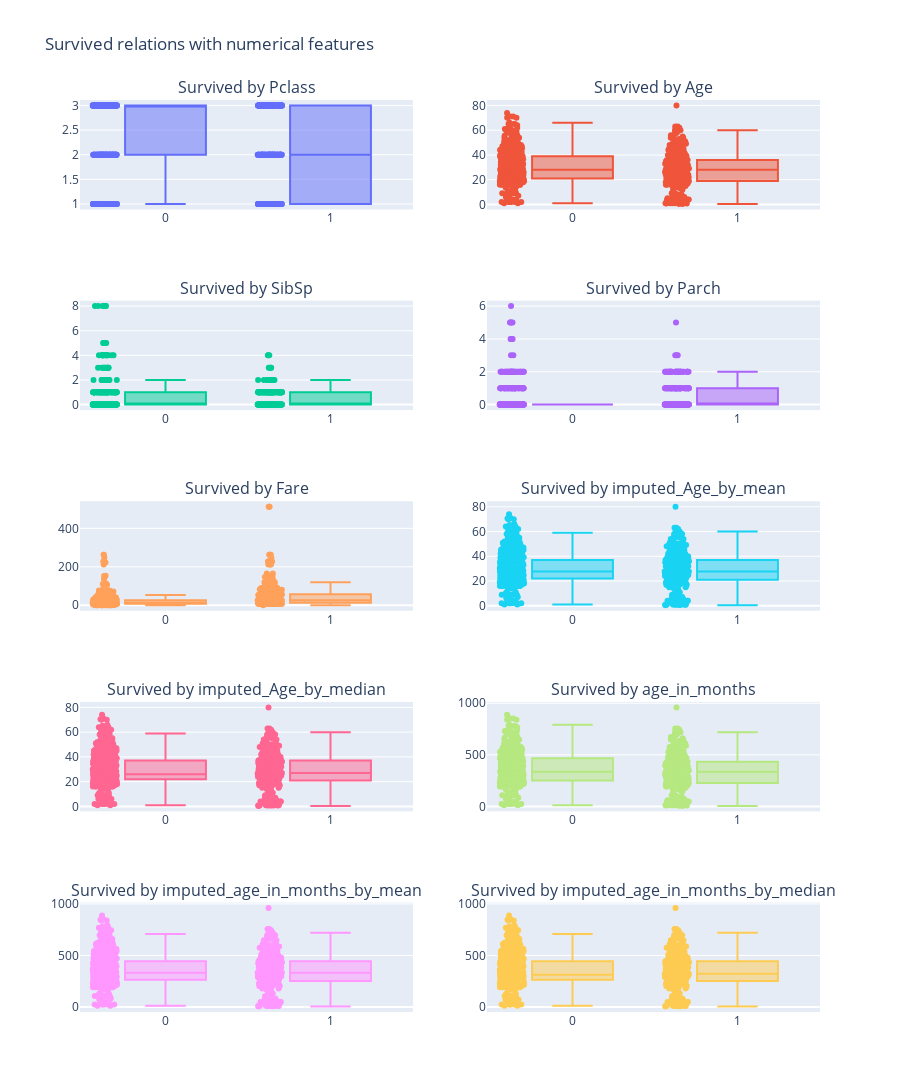

Notebook code for this chart:
### Markdown cell above
### Relations between survived and numercial columns
Pclass, Sibsp, Parch and Fare seems to have relation with the Survived categorization, while Age just in the extreme cases.

### Code cell
fig = make_subplots(
    rows = int(len(train_set.dtypes[(train_set.dtypes =='int64')|(train_set.dtypes =='float64')])/2) - 1, cols=2,
    subplot_titles = ["Survived by "+col for col in train_set.dtypes[(train_set.dtypes =='int64')|(train_set.dtypes =='float64')].index if col not in ['PassengerId', 'Survived']])
height_per_row = 200
for idx, column in enumerate(train_set.dtypes[(train_set.dtypes =='int64')|(train_set.dtypes =='float64')].index):
    if column not in ['PassengerId', 'Survived']: 
        fig.add_trace(go.Box(x=train_set["Survived"], y=train_set[column], boxpoints="all"), row = math.floor(idx/2), col = idx%2 + 1)
fig.update_layout(height=height_per_row*(math.floor(idx/2) + 1), showlegend=False, title_text="Survived relations with numerical features")
fig.show()

### Figure 1 — Plotly figure (JSON) as saved in the notebook; plotly's stock layout.template omitted (floating-point values rounded to 4 significant figures; data arrays with more than 128 entries replaced by an {"elided": "..."} marker saying what was removed)
{"data": [{"boxpoints": "all", "type": "box", "x": {"elided": "891 int values"}, "xaxis": "x", "y": {"elided": "891 int values"}, "yaxis": "y"}, {"boxpoints": "all", "type": "box", "x": {"elided": "891 int values"}, "xaxis": "x2", "y": {"elided": "891 float values"}, "yaxis": "y2"}, {"boxpoints": "all", "type": "box", "x": {"elided": "891 int values"}, "xaxis": "x3", "y": {"elided": "891 int values"}, "yaxis": "y3"}, {"boxpoints": "all", "type": "box", "x": {"elided": "891 int values"}, "xaxis": "x4", "y": {"elided": "891 int values"}, "yaxis": "y4"}, {"boxpoints": "all", "type": "box", "x": {"elided": "891 int values"}, "xaxis": "x5", "y": {"elided": "891 float values"}, "yaxis": "y5"}, {"boxpoints": "all", "type": "box", "x": {"elided": "891 int values"}, "xaxis": "x6", "y": {"elided": "891 float values"}, "yaxis": "y6"}, {"boxpoints": "all", "type": "box", "x": {"elided": "891 int values"}, "xaxis": "x7", "y": {"elided": "891 float values"}, "yaxis": "y7"}, {"boxpoints": "all", "type": "box", "x": {"elided": "891 int values"}, "xaxis": "x8", "y": {"elided": "891 float values"}, "yaxis": "y8"}, {"boxpoints": "all", "type": "box", "x": {"elided": "891 int values"}, "xaxis": "x9", "y": {"elided": "891 float values"}, "yaxis": "y9"}, {"boxpoints": "all", "type": "box", "x": {"elided": "891 int values"}, "xaxis": "x10", "y": {"elided": "891 float values"}, "yaxis": "y10"}], "layout": {"annotations": [{"font": {"size": 16}, "showarrow": false, "text": "Survived by Pclass", "x": 0.225, "xanchor": "center", "xref": "paper", "y": 1, "yanchor": "bottom", "yref": "paper"}, {"font": {"size": 16}, "showarrow": false, "text": "Survived by Age", "x": 0.775, "xanchor": "center", "xref": "paper", "y": 1, "yanchor": "bottom", "yref": "paper"}, {"font": {"size": 16}, "showarrow": false, "text": "Survived by SibSp", "x": 0.225, "xanchor": "center", "xref": "paper", "y": 0.78, "yanchor": "bottom", "yref": "paper"}, {"font": {"size": 16}, "showarrow": false, "text": "Survived by Parch", "x": 0.775, "xanchor": "center", "xref": "paper", "y": 0.78, "yanchor": "bottom", "yref": "paper"}, {"font": {"size": 16}, "showarrow": false, "text": "Survived by Fare", "x": 0.225, "xanchor": "center", "xref": "paper", "y": 0.56, "yanchor": "bottom", "yref": "paper"}, {"font": {"size": 16}, "showarrow": false, "text": "Survived by imputed_Age_by_mean", "x": 0.775, "xanchor": "center", "xref": "paper", "y": 0.56, "yanchor": "bottom", "yref": "paper"}, {"font": {"size": 16}, "showarrow": false, "text": "Survived by imputed_Age_by_median", "x": 0.225, "xanchor": "center", "xref": "paper", "y": 0.34, "yanchor": "bottom", "yref": "paper"}, {"font": {"size": 16}, "showarrow": false, "text": "Survived by age_in_months", "x": 0.775, "xanchor": "center", "xref": "paper", "y": 0.34, "yanchor": "bottom", "yref": "paper"}, {"font": {"size": 16}, "showarrow": false, "text": "Survived by imputed_age_in_months_by_mean", "x": 0.225, "xanchor": "center", "xref": "paper", "y": 0.12, "yanchor": "bottom", "yref": "paper"}, {"font": {"size": 16}, "showarrow": false, "text": "Survived by imputed_age_in_months_by_median", "x": 0.775, "xanchor": "center", "xref": "paper", "y": 0.12, "yanchor": "bottom", "yref": "paper"}], "height": 1200, "showlegend": false, "title": {"text": "Survived relations with numerical features"}, "xaxis": {"anchor": "y", "domain": [0, 0.45]}, "xaxis10": {"anchor": "y10", "domain": [0.55, 1]}, "xaxis2": {"anchor": "y2", "domain": [0.55, 1]}, "xaxis3": {"anchor": "y3", "domain": [0, 0.45]}, "xaxis4": {"anchor": "y4", "domain": [0.55, 1]}, "xaxis5": {"anchor": "y5", "domain": [0, 0.45]}, "xaxis6": {"anchor": "y6", "domain": [0.55, 1]}, "xaxis7": {"anchor": "y7", "domain": [0, 0.45]}, "xaxis8": {"anchor": "y8", "domain": [0.55, 1]}, "xaxis9": {"anchor": "y9", "domain": [0, 0.45]}, "yaxis": {"anchor": "x", "domain": [0.88, 1]}, "yaxis10": {"anchor": "x10", "domain": [0, 0.12]}, "yaxis2": {"anchor": "x2", "domain": [0.88, 1]}, "yaxis3": {"anchor": "x3", "domain": [0.66, 0.78]}, "yaxis4": {"anchor": "x4", "domain": [0.66, 0.78]}, "yaxis5": {"anchor": "x5", "domain": [0.44, 0.56]}, "yaxis6": {"anchor": "x6", "domain": [0.44, 0.56]}, "yaxis7": {"anchor": "x7", "domain": [0.22, 0.34]}, "yaxis8": {"anchor": "x8", "domain": [0.22, 0.34]}, "yaxis9": {"anchor": "x9", "domain": [0, 0.12]}}}
